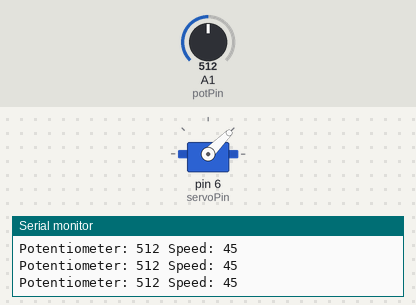
A sketch run on a simulated Arduino Uno, built with avr-gcc and run on an emulated ATmega328P. Parts: servo, the last lines printed to the serial monitor. The test bench sets the inputs (shaded band); at power-on: A1 (potPin) = 512.

Above: at 1.2 s.
1.3 s: A1 (potPin) set to 120
At 1.6 s:
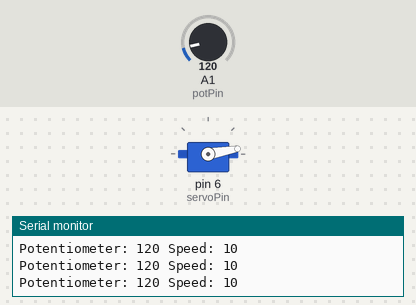
2.8 s: A1 (potPin) set to 106
At 3.9 s:
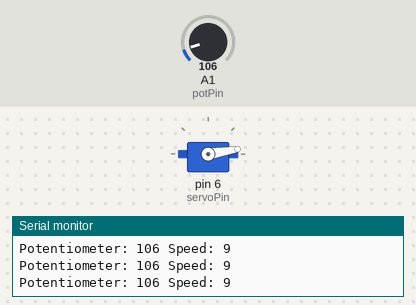
5.8 s: A1 (potPin) set to 306
At 6.8 s:
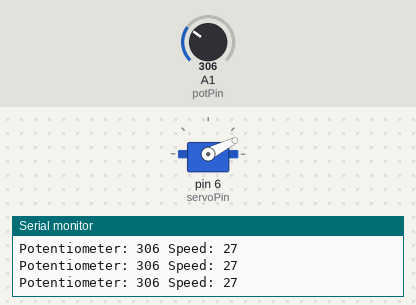
7.3 s: A1 (potPin) set to 716
At 7.9 s:
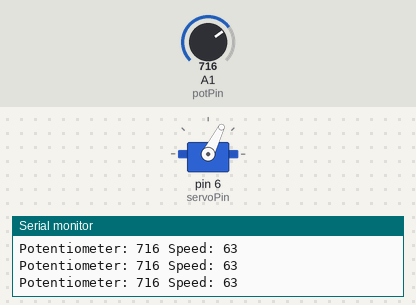
8.8 s: A1 (potPin) set to 1023
At 10.1 s:
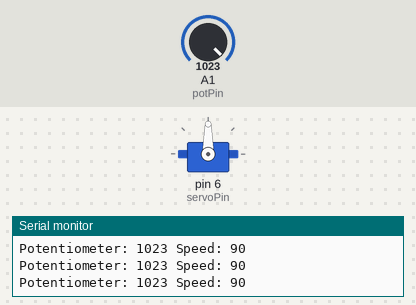
Timing chart, 0 to 11.3 s (numbered marks = the images above; inputs shaded):
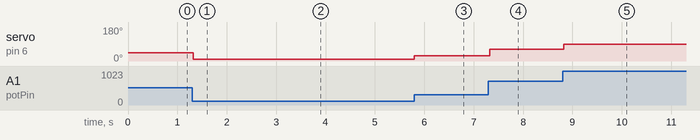

The sketch:

test_servo.ino
```cpp
// Servo Test with Potentiometer Control
// 11/7/25

#include <Servo.h>

Servo myServo;

const int servoPin = 6;     // PWM pin for servo
const int potPin = A1;      // Analog pin for potentiometer
int speed = 90;             // Servo speed (90=stop, 0=fastest)

void setup() {
    myServo.attach(servoPin);
    Serial.begin(9600);
    while (!Serial);
    Serial.println("Servo speed controlled by potentiometer.");
}

void loop() {
    int potValue = analogRead(potPin); // Read the potentiometer (0 to 1023)
    speed = map(potValue, 0, 1020, 0, 90); // Map the potentiometer value to a speed
    myServo.write(speed); // Sets the speed for continous servos, but sets the position for standard positional servos
    delay(10); // brief delay for stability

    // Optional: Print current status
    Serial.print("Potentiometer: "); Serial.print(potValue);
    Serial.print(" Speed: "); Serial.println(speed);
}
```

Measured:
- after the input at 1.3 s, servo on pin 6 (servoPin): 45° → 10° at once
- after the input at 2.8 s, servo on pin 6 (servoPin): 10° → 9° at once
- after the input at 5.8 s, servo on pin 6 (servoPin): 9° → 27° at once
- after the input at 7.3 s, servo on pin 6 (servoPin): 27° → 63° at once
- after the input at 8.8 s, servo on pin 6 (servoPin): 63° → 90° at once
